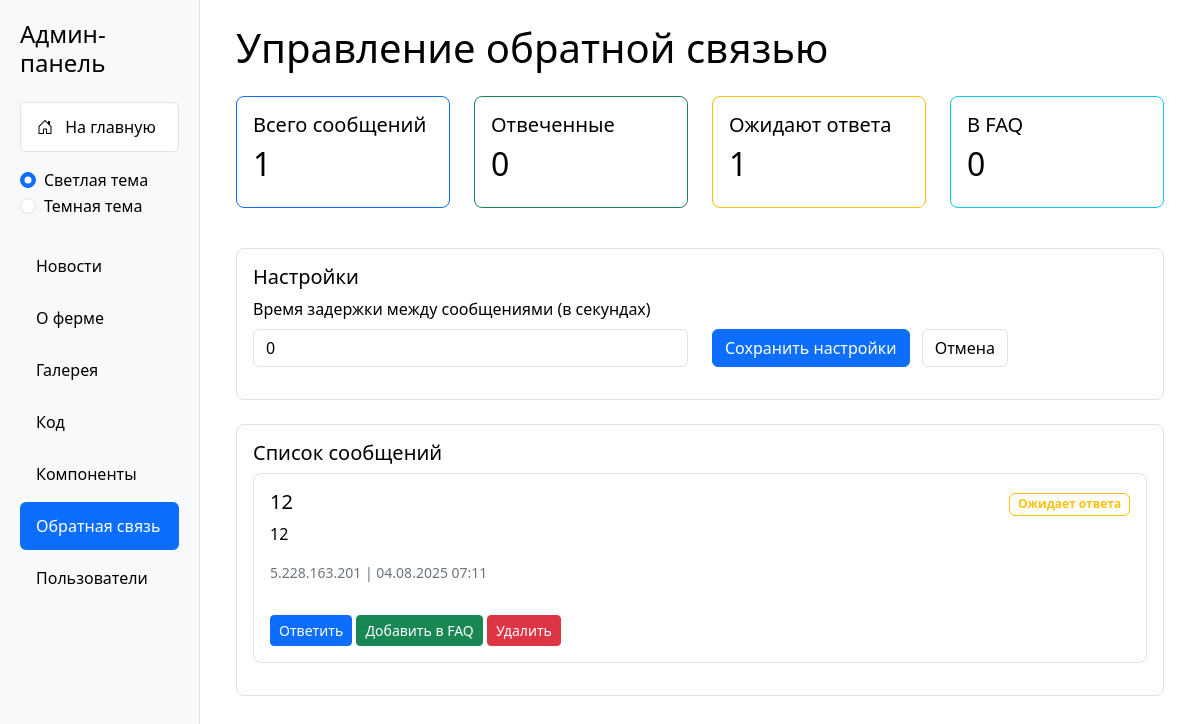
Screenshot of /admin/index.php?section=feedback (signed in) with the database file from the repository.
### tables this page shows
CREATE TABLE `settings` (
  `id` int NOT NULL DEFAULT '1',
  `cooldown_time` int DEFAULT '600'
);

CREATE TABLE `feedback_messages` (
  `id` int NOT NULL,
  `name` varchar(255) NOT NULL,
  `message` text NOT NULL,
  `type` varchar(50) NOT NULL,
  `image_path` varchar(255) DEFAULT NULL,
  `ip_address` varchar(45) NOT NULL,
  `is_answered` tinyint(1) DEFAULT '0',
  `is_faq` tinyint(1) DEFAULT '0',
  `created_at` timestamp NULL DEFAULT CURRENT_TIMESTAMP
);

### admin/sections/feedback.php (the view, shortened to what this page needs)
<?php
$stats = [
    'total' => 0,
    'answered' => 0,
    'unanswered' => 0,
    'faq' => 0
];
$messages = [];
$error = null;
$stmt = $pdo->query("SELECT cooldown_time FROM settings WHERE id = 1");
$settings = $stmt->fetch();
$cooldown_time = $settings['cooldown_time'] ?? 600;
try {
    $pdo->exec("
        CREATE TABLE IF NOT EXISTS feedback_messages (
            id INT AUTO_INCREMENT PRIMARY KEY,
            name VARCHAR(255) NOT NULL,
            message TEXT NOT NULL,
            type VARCHAR(50) NOT NULL,
            image_path VARCHAR(255) DEFAULT NULL,
            ip_address VARCHAR(45) NOT NULL,
            is_answered TINYINT(1) DEFAULT 0,
            is_faq TINYINT(1) DEFAULT 0,
            created_at TIMESTAMP DEFAULT CURRENT_TIMESTAMP
        )
    ");
    $pdo->exec("
        CREATE TABLE IF NOT EXISTS feedback_replies (
            id INT AUTO_INCREMENT PRIMARY KEY,
            message_id INT NOT NULL,
            reply_text TEXT NOT NULL,
            created_at TIMESTAMP DEFAULT CURRENT_TIMESTAMP,
            FOREIGN KEY (message_id) REFERENCES feedback_messages(id) ON DELETE CASCADE
        )
    ");
} catch(PDOException $e) {
    $error = "Ошибка при создании таблиц: " . $e->getMessage();
}
if (!isset($error)) {
    try {
        $stats = [
            'total' => $pdo->query("SELECT COUNT(*) FROM feedback_messages")->fetchColumn(),
            'answered' => $pdo->query("SELECT COUNT(*) FROM feedback_messages WHERE is_answered = 1")->fetchColumn(),
            'unanswered' => $pdo->query("SELECT COUNT(*) FROM feedback_messages WHERE is_answered = 0")->fetchColumn(),
            'faq' => $pdo->query("SELECT COUNT(*) FROM feedback_messages WHERE is_faq = 1")->fetchColumn()
        ];
    } catch(PDOException $e) {
        $error = "Ошибка при получении статистики: " . $e->getMessage();
    }
}
if (!isset($error)) {
    try {
        $stmt = $pdo->query("
            SELECT m.*, r.reply_text
            FROM feedback_messages m
            LEFT JOIN feedback_replies r ON m.id = r.message_id
            ORDER BY m.created_at DESC
        ");
        $messages = $stmt->fetchAll();
    } catch(PDOException $e) {
        $error = "Ошибка при получении списка сообщений: " . $e->getMessage();
    }
}
?>
<div class="container">
    <h1 class="mb-4">Управление обратной связью</h1>
    <div class="row mb-4">
        <div class="col-md-3">
            <div class="card stats-card bg-primary">
                <div class="card-body">
                    <h5 class="card-title">Всего сообщений</h5>
                    <h2><?php echo $stats['total']; ?></h2>
                </div>
            </div>
        </div>
        <div class="col-md-3">
            <div class="card stats-card bg-success">
                <div class="card-body">
                    <h5 class="card-title">Отвеченные</h5>
                    <h2><?php echo $stats['answered']; ?></h2>
                </div>
            </div>
        </div>
        <div class="col-md-3">
            <div class="card stats-card bg-warning">
                <div class="card-body">
                    <h5 class="card-title">Ожидают ответа</h5>
                    <h2><?php echo $stats['unanswered']; ?></h2>
                </div>
            </div>
        </div>
        <div class="col-md-3">
            <div class="card stats-card bg-info">
                <div class="card-body">
                    <h5 class="card-title">В FAQ</h5>
                    <h2><?php echo $stats['faq']; ?></h2>
                </div>
            </div>
        </div>
    </div>
    <div class="card mb-4">
        <div class="card-body">
            <h5 class="card-title">Настройки</h5>
            <form method="POST" id="settingsForm">
                <div class="row align-items-end">
                    <div class="col-md-6">
                        <div class="mb-3">
                            <label for="cooldown_time" class="form-label">Время задержки между сообщениями (в секундах)</label>
                            <input type="number" class="form-control" id="cooldown_time" name="cooldown_time" value="<?php echo $cooldown_time; ?>" min="0" required>
                        </div>
                    </div>
                    <div class="col-md-6">
                        <div class="mb-3">
                            <button type="submit" class="btn btn-primary me-2">Сохранить настройки</button>
                            <button type="reset" class="btn btn-outline-secondary" onclick="resetForm()">Отмена</button>
                        </div>
                    </div>
                </div>
            </form>
        </div>
    </div>
    <div class="card">
        <div class="card-body">
            <h5 class="card-title">Список сообщений</h5>
            <?php foreach ($messages as $message): ?>
                <div class="card mb-3">
                    <div class="card-body">
                        <div class="d-flex justify-content-between align-items-start">
                            <div>
                                <h5 class="card-title"><?php echo htmlspecialchars($message['name'] ?? ''); ?></h5>
                                <p class="card-text"><?php echo nl2br(htmlspecialchars($message['message'] ?? '')); ?></p>
                                <p class="text-muted small">
                                    <?php echo htmlspecialchars($message['ip_address'] ?? ''); ?> |
                                    <?php echo date('d.m.Y H:i', strtotime($message['created_at'] ?? '')); ?>
                                </p>
                            </div>
                            <div class="text-end">
                                <?php if ($message['is_answered'] ?? false): ?>
                                    <span class="badge bg-success">Отвечено</span>
                                <?php else: ?>
                                    <span class="badge bg-warning">Ожидает ответа</span>
                                <?php endif; ?>
                            </div>
                        </div>
                        <div class="mt-3">
                            <button type="button" class="btn btn-primary btn-sm reply-btn"
                                    data-message-id="<?php echo $message['id']; ?>"
                                    data-message="<?php echo htmlspecialchars($message['message'] ?? ''); ?>">
                                Ответить
                            </button>
                            <button type="button" class="btn btn-success btn-sm mark-faq-btn"
                                    data-message-id="<?php echo $message['id']; ?>">
                                <?php echo ($message['is_faq'] ?? false) ? 'Убрать из FAQ' : 'Добавить в FAQ'; ?>
                            </button>
                            <form method="POST" class="d-inline" onsubmit="return confirm('Вы уверены, что хотите удалить это сообщение?');">
                                <button type="submit" class="btn btn-danger btn-sm">Удалить</button>
                            </form>
                        </div>
                    </div>
                </div>
            <?php endforeach; ?>
        </div>
    </div>
</div>

### admin/index.php (style rules this page uses)
:root[data-theme="light"] { --bg-color: #ffffff; --text-color: #000000; --sidebar-bg: #f8f9fa; --card-bg: #ffffff; --border-color: #dee2e6; --hover-bg: #e9ecef; --muted-text: #6c757d; }
body { background-color: var(--bg-color); color: var(--text-color); min-height: 100vh; }
.card { background-color: var(--card-bg); color: var(--text-color); border: 1px solid var(--border-color); border-radius: 8px; }
.form-control { background-color: var(--card-bg); border-color: var(--border-color); color: var(--text-color); }
.text-muted { color: var(--muted-text) !important; }

### admin/sections/feedback.php (style rules this page uses)
:root { --bg-light: #ffffff; --bg-dark: #1a1a1a; --text-light: #212529; --text-dark: #e9ecef; --border-light: #dee2e6; --border-dark: #444; --card-bg-light: #f8f9fa; --card-bg-dark: #2d2d2d; --hover-bg-light: #e9ecef; --hover-bg-dark: #3d3d3d; }
[data-theme="light"] { --bg-color: var(--bg-light); --text-color: var(--text-light); --border-color: var(--border-light); --card-bg: var(--card-bg-light); --hover-bg: var(--hover-bg-light); --muted-text: #6c757d; }
body { background-color: var(--bg-color); color: var(--text-color); }
.card { background-color: var(--card-bg); border-color: var(--border-color); color: var(--text-color); }
.form-control { background-color: var(--card-bg); border-color: var(--border-color); color: var(--text-color); }
.badge { color: var(--text-color); }
.btn-outline-secondary { color: var(--text-color); border-color: var(--border-color); }
.text-muted { color: var(--muted-text) !important; }
.card { border: 1px solid var(--border-color); background-color: var(--card-bg); margin-bottom: 1rem; }
.card-body { color: var(--text-color); }
.form-label { color: var(--text-color); }
.stats-card { transition: transform 0.2s ease; }
.bg-primary, .bg-success, .bg-warning, .bg-info { background-color: transparent !important; border: 1px solid currentColor; }
.bg-primary { color: #0d6efd !important; }
.bg-success { color: #198754 !important; }
.bg-warning { color: #ffc107 !important; }
.bg-info { color: #0dcaf0 !important; }

### rows the page displays
settings: cooldown_time "0"
feedback_messages: name "12", message "12", ip_address "5.228.163.201", created_at "04.08.2025 07:11", is_answered "Ожидает ответа", is_faq "Добавить в FAQ"

### other values shown
$stats['total'] "1"
$stats['answered'] "0"
$stats['unanswered'] "1"
$stats['faq'] "0"
